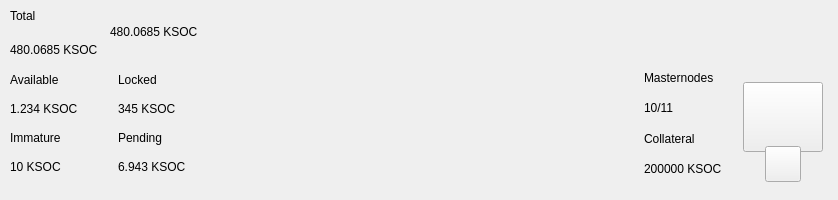
<?xml version="1.0" encoding="UTF-8"?>
<ui version="4.0">
 <class>TopBar</class>
 <widget class="QWidget" name="TopBar">
  <property name="geometry">
   <rect>
    <x>0</x>
    <y>0</y>
    <width>838</width>
    <height>200</height>
   </rect>
  </property>
  <property name="minimumSize">
   <size>
    <width>0</width>
    <height>200</height>
   </size>
  </property>
  <property name="maximumSize">
   <size>
    <width>16777215</width>
    <height>200</height>
   </size>
  </property>
  <property name="windowTitle">
   <string>Form</string>
  </property>
  <layout class="QVBoxLayout" name="verticalLayout_10" stretch="0">
   <property name="spacing">
    <number>0</number>
   </property>
   <property name="leftMargin">
    <number>0</number>
   </property>
   <property name="topMargin">
    <number>0</number>
   </property>
   <property name="rightMargin">
    <number>0</number>
   </property>
   <property name="bottomMargin">
    <number>0</number>
   </property>
   <item>
    <widget class="PFBorderImage" name="containerTop">
     <layout class="QVBoxLayout" name="verticalLayout_11">
      <property name="spacing">
       <number>0</number>
      </property>
      <property name="leftMargin">
       <number>0</number>
      </property>
      <property name="topMargin">
       <number>0</number>
      </property>
      <property name="rightMargin">
       <number>0</number>
      </property>
      <property name="bottomMargin">
       <number>0</number>
      </property>
      <item>
       <widget class="QWidget" name="top_container_2" native="true">
        <property name="minimumSize">
         <size>
          <width>0</width>
          <height>65</height>
         </size>
        </property>
        <layout class="QHBoxLayout" name="top_container">
         <property name="spacing">
          <number>0</number>
         </property>
         <property name="leftMargin">
          <number>10</number>
         </property>
         <property name="topMargin">
          <number>0</number>
         </property>
         <property name="rightMargin">
          <number>10</number>
         </property>
         <property name="bottomMargin">
          <number>0</number>
         </property>
         <item>
          <layout class="QHBoxLayout" name="horizontalLayout_4">
           <property name="spacing">
            <number>12</number>
           </property>
           <property name="rightMargin">
            <number>0</number>
           </property>
           <item>
            <widget class="QWidget" name="widgetAmount" native="true">
             <layout class="QVBoxLayout" name="verticalLayout_2">
              <property name="spacing">
               <number>2</number>
              </property>
              <property name="leftMargin">
               <number>0</number>
              </property>
              <property name="topMargin">
               <number>0</number>
              </property>
              <property name="rightMargin">
               <number>0</number>
              </property>
              <property name="bottomMargin">
               <number>0</number>
              </property>
              <item>
               <widget class="QLabel" name="labelTitle1">
                <property name="text">
                 <string>Total</string>
                </property>
               </widget>
              </item>
              <item>
               <widget class="QLabel" name="labelAmountPiv">
                <property name="text">
                 <string notr="true">480.0685 KSOC</string>
                </property>
               </widget>
              </item>
             </layout>
            </widget>
           </item>
           <item alignment="Qt::AlignVCenter">
            <widget class="QWidget" name="widgetTopAmount" native="true">
             <property name="sizePolicy">
              <sizepolicy hsizetype="Preferred" vsizetype="Maximum">
               <horstretch>0</horstretch>
               <verstretch>0</verstretch>
              </sizepolicy>
             </property>
             <layout class="QHBoxLayout" name="horizontalLayout_5">
              <property name="spacing">
               <number>0</number>
              </property>
              <property name="leftMargin">
               <number>0</number>
              </property>
              <property name="topMargin">
               <number>0</number>
              </property>
              <property name="rightMargin">
               <number>0</number>
              </property>
              <property name="bottomMargin">
               <number>0</number>
              </property>
              <item alignment="Qt::AlignTop">
               <widget class="QLabel" name="labelAmountTopPiv">
                <property name="minimumSize">
                 <size>
                  <width>0</width>
                  <height>36</height>
                 </size>
                </property>
                <property name="styleSheet">
                 <string notr="true">padding:0px;margin:0px;</string>
                </property>
                <property name="text">
                 <string notr="true">480.0685 KSOC</string>
                </property>
               </widget>
              </item>
             </layout>
            </widget>
           </item>
           <item>
            <spacer name="horizontalSpacer">
             <property name="orientation">
              <enum>Qt::Horizontal</enum>
             </property>
             <property name="sizeHint" stdset="0">
              <size>
               <width>40</width>
               <height>20</height>
              </size>
             </property>
            </spacer>
           </item>
           <item alignment="Qt::AlignRight">
            <widget class="QWidget" name="layoutSync" native="true">
             <property name="minimumSize">
              <size>
               <width>0</width>
               <height>36</height>
              </size>
             </property>
             <property name="maximumSize">
              <size>
               <width>16777215</width>
               <height>36</height>
              </size>
             </property>
             <layout class="QVBoxLayout" name="verticalLayout_9">
              <property name="leftMargin">
               <number>0</number>
              </property>
              <property name="topMargin">
               <number>0</number>
              </property>
              <property name="rightMargin">
               <number>0</number>
              </property>
              <property name="bottomMargin">
               <number>0</number>
              </property>
              <item>
               <widget class="ExpandableButton" name="pushButtonSync" native="true">
                <property name="minimumSize">
                 <size>
                  <width>36</width>
                  <height>36</height>
                 </size>
                </property>
                <property name="maximumSize">
                 <size>
                  <width>16777215</width>
                  <height>36</height>
                 </size>
                </property>
               </widget>
              </item>
             </layout>
            </widget>
           </item>
           <item>
            <widget class="ExpandableButton" name="pushButtonHDUpgrade" native="true">
             <property name="minimumSize">
              <size>
               <width>36</width>
               <height>36</height>
              </size>
             </property>
             <property name="maximumSize">
              <size>
               <width>16777215</width>
               <height>36</height>
              </size>
             </property>
            </widget>
           </item>
           <item>
            <widget class="ExpandableButton" name="pushButtonStack" native="true">
             <property name="minimumSize">
              <size>
               <width>36</width>
               <height>36</height>
              </size>
             </property>
             <property name="maximumSize">
              <size>
               <width>16777215</width>
               <height>36</height>
              </size>
             </property>
            </widget>
           </item>
           <item>
            <widget class="ExpandableButton" name="pushButtonConf" native="true">
             <property name="minimumSize">
              <size>
               <width>36</width>
               <height>36</height>
              </size>
             </property>
             <property name="maximumSize">
              <size>
               <width>16777215</width>
               <height>36</height>
              </size>
             </property>
            </widget>
           </item>
           <item>
            <widget class="ExpandableButton" name="pushButtonMasternodes" native="true">
             <property name="minimumSize">
              <size>
               <width>36</width>
               <height>36</height>
              </size>
             </property>
             <property name="maximumSize">
              <size>
               <width>16777215</width>
               <height>36</height>
              </size>
             </property>
            </widget>
           </item>
           <item>
            <widget class="ExpandableButton" name="pushButtonConsole" native="true">
             <property name="minimumSize">
              <size>
               <width>36</width>
               <height>36</height>
              </size>
             </property>
             <property name="maximumSize">
              <size>
               <width>16777215</width>
               <height>36</height>
              </size>
             </property>
            </widget>
           </item>
           <item>
            <widget class="ExpandableButton" name="pushButtonColdStaking" native="true">
             <property name="minimumSize">
              <size>
               <width>36</width>
               <height>36</height>
              </size>
             </property>
             <property name="maximumSize">
              <size>
               <width>16777215</width>
               <height>36</height>
              </size>
             </property>
            </widget>
           </item>
           <item>
            <widget class="ExpandableButton" name="pushButtonConnection" native="true">
             <property name="minimumSize">
              <size>
               <width>36</width>
               <height>36</height>
              </size>
             </property>
             <property name="maximumSize">
              <size>
               <width>16777215</width>
               <height>36</height>
              </size>
             </property>
            </widget>
           </item>
           <item>
            <widget class="ExpandableButton" name="pushButtonTor" native="true">
             <property name="minimumSize">
              <size>
               <width>36</width>
               <height>36</height>
              </size>
             </property>
             <property name="maximumSize">
              <size>
               <width>16777215</width>
               <height>36</height>
              </size>
             </property>
            </widget>
           </item>
           <item>
            <widget class="ExpandableButton" name="pushButtonLock" native="true">
             <property name="sizePolicy">
              <sizepolicy hsizetype="Expanding" vsizetype="Expanding">
               <horstretch>0</horstretch>
               <verstretch>0</verstretch>
              </sizepolicy>
             </property>
             <property name="minimumSize">
              <size>
               <width>36</width>
               <height>0</height>
              </size>
             </property>
             <property name="maximumSize">
              <size>
               <width>16777215</width>
               <height>36</height>
              </size>
             </property>
            </widget>
           </item>
           <item>
            <widget class="ExpandableButton" name="pushButtonTheme" native="true">
             <property name="minimumSize">
              <size>
               <width>36</width>
               <height>36</height>
              </size>
             </property>
             <property name="maximumSize">
              <size>
               <width>16777215</width>
               <height>36</height>
              </size>
             </property>
            </widget>
           </item>
           <item>
            <widget class="ExpandableButton" name="pushButtonFAQ" native="true">
             <property name="minimumSize">
              <size>
               <width>36</width>
               <height>36</height>
              </size>
             </property>
             <property name="maximumSize">
              <size>
               <width>16777215</width>
               <height>36</height>
              </size>
             </property>
            </widget>
           </item>
          </layout>
         </item>
        </layout>
       </widget>
      </item>
      <item>
       <widget class="QWidget" name="bottom_container" native="true">
        <property name="minimumSize">
         <size>
          <width>0</width>
          <height>135</height>
         </size>
        </property>
        <layout class="QHBoxLayout" name="botton_container">
         <property name="leftMargin">
          <number>10</number>
         </property>
         <property name="topMargin">
          <number>0</number>
         </property>
         <property name="rightMargin">
          <number>10</number>
         </property>
         <property name="bottomMargin">
          <number>10</number>
         </property>
         <item>
          <layout class="QHBoxLayout" name="horizontalLayout_3">
           <property name="bottomMargin">
            <number>9</number>
           </property>
           <item>
            <layout class="QVBoxLayout" name="verticalLayout_7">
             <property name="spacing">
              <number>0</number>
             </property>
             <property name="leftMargin">
              <number>0</number>
             </property>
             <property name="rightMargin">
              <number>30</number>
             </property>
             <item>
              <layout class="QHBoxLayout" name="horizontalLayout_2">
               <property name="spacing">
                <number>0</number>
               </property>
               <item>
                <layout class="QVBoxLayout" name="verticalLayout_5">
                 <item>
                  <widget class="QLabel" name="labelTitle5">
                   <property name="text">
                    <string>Available</string>
                   </property>
                  </widget>
                 </item>
                 <item>
                  <widget class="QLabel" name="labelAvailablePiv">
                   <property name="text">
                    <string>1.234 KSOC</string>
                   </property>
                  </widget>
                 </item>
                 <item>
                  <widget class="QLabel" name="labelTitle4">
                   <property name="text">
                    <string>Immature</string>
                   </property>
                  </widget>
                 </item>
                 <item>
                  <widget class="QLabel" name="labelImmaturePiv">
                   <property name="text">
                    <string notr="true">10 KSOC</string>
                   </property>
                  </widget>
                 </item>
                </layout>
               </item>
               <item>
                <spacer name="horizontalSpacer_3">
                 <property name="orientation">
                  <enum>Qt::Horizontal</enum>
                 </property>
                 <property name="sizeType">
                  <enum>QSizePolicy::Fixed</enum>
                 </property>
                 <property name="sizeHint" stdset="0">
                  <size>
                   <width>40</width>
                   <height>20</height>
                  </size>
                 </property>
                </spacer>
               </item>
               <item>
                <layout class="QVBoxLayout" name="verticalLayout_6">
                 <item>
                  <widget class="QLabel" name="labelTitle6">
                   <property name="text">
                    <string>Locked</string>
                   </property>
                  </widget>
                 </item>
                 <item>
                  <widget class="QLabel" name="labelLockedPiv">
                   <property name="text">
                    <string>345 KSOC</string>
                   </property>
                  </widget>
                 </item>
                 <item>
                  <widget class="QLabel" name="labelTitle3">
                   <property name="text">
                    <string>Pending</string>
                   </property>
                  </widget>
                 </item>
                 <item>
                  <widget class="QLabel" name="labelPendingPiv">
                   <property name="text">
                    <string notr="true">6.943 KSOC</string>
                   </property>
                  </widget>
                 </item>
                </layout>
               </item>
              </layout>
             </item>
            </layout>
           </item>
          </layout>
         </item>
         <item>
          <spacer name="horizontalSpacer_2">
           <property name="orientation">
            <enum>Qt::Horizontal</enum>
           </property>
           <property name="sizeHint" stdset="0">
            <size>
             <width>40</width>
             <height>20</height>
            </size>
           </property>
          </spacer>
         </item>
         <item>
          <layout class="QHBoxLayout" name="horizontalLayout_6">
           <property name="rightMargin">
            <number>10</number>
           </property>
           <property name="bottomMargin">
            <number>9</number>
           </property>
           <item>
            <layout class="QVBoxLayout" name="verticalLayout_5">
             <item>
              <widget class="QLabel" name="labelMasternodesTitle">
               <property name="text">
                <string>Masternodes</string>
               </property>
              </widget>
             </item>
             <item>
              <widget class="QLabel" name="labelMasternodeCount">
               <property name="text">
                <string>10/11</string>
               </property>
              </widget>
             </item>
             <item>
              <widget class="QLabel" name="labelTitle8">
               <property name="text">
                <string>Collateral</string>
               </property>
              </widget>
             </item>
             <item>
              <widget class="QLabel" name="labelCollateralPiv">
               <property name="text">
                <string notr="true">200000 KSOC</string>
               </property>
              </widget>
             </item>
            </layout>
           </item>
          </layout>
         </item>
         <item>
          <widget class="QWidget" name="qrContainer" native="true">
           <property name="sizePolicy">
            <sizepolicy hsizetype="Preferred" vsizetype="Minimum">
             <horstretch>0</horstretch>
             <verstretch>0</verstretch>
            </sizepolicy>
           </property>
           <property name="minimumSize">
            <size>
             <width>90</width>
             <height>110</height>
            </size>
           </property>
           <property name="maximumSize">
            <size>
             <width>90</width>
             <height>110</height>
            </size>
           </property>
           <layout class="QVBoxLayout" name="containerQR">
            <property name="spacing">
             <number>0</number>
            </property>
            <property name="leftMargin">
             <number>5</number>
            </property>
            <property name="topMargin">
             <number>10</number>
            </property>
            <property name="rightMargin">
             <number>5</number>
            </property>
            <property name="bottomMargin">
             <number>0</number>
            </property>
            <item>
             <widget class="QPushButton" name="btnQr">
              <property name="minimumSize">
               <size>
                <width>70</width>
                <height>70</height>
               </size>
              </property>
              <property name="maximumSize">
               <size>
                <width>16777215</width>
                <height>70</height>
               </size>
              </property>
              <property name="focusPolicy">
               <enum>Qt::NoFocus</enum>
              </property>
              <property name="text">
               <string/>
              </property>
              <property name="iconSize">
               <size>
                <width>70</width>
                <height>70</height>
               </size>
              </property>
             </widget>
            </item>
            <item>
             <spacer name="verticalSpacer">
              <property name="orientation">
               <enum>Qt::Vertical</enum>
              </property>
              <property name="sizeType">
               <enum>QSizePolicy::Fixed</enum>
              </property>
              <property name="sizeHint" stdset="0">
               <size>
                <width>20</width>
                <height>20</height>
               </size>
              </property>
             </spacer>
            </item>
            <item alignment="Qt::AlignHCenter|Qt::AlignBottom">
             <widget class="QPushButton" name="pushButtonQR">
              <property name="minimumSize">
               <size>
                <width>36</width>
                <height>36</height>
               </size>
              </property>
              <property name="maximumSize">
               <size>
                <width>36</width>
                <height>36</height>
               </size>
              </property>
              <property name="focusPolicy">
               <enum>Qt::NoFocus</enum>
              </property>
              <property name="text">
               <string/>
              </property>
             </widget>
            </item>
           </layout>
          </widget>
         </item>
        </layout>
       </widget>
      </item>
     </layout>
    </widget>
   </item>
  </layout>
 </widget>
 <customwidgets>
  <customwidget>
   <class>ExpandableButton</class>
   <extends>QWidget</extends>
   <header>qt/ksoc/expandablebutton.h</header>
   <container>1</container>
  </customwidget>
  <customwidget>
   <class>PFBorderImage</class>
   <extends>QFrame</extends>
   <header>qt/ksoc/pfborderimage.h</header>
   <container>1</container>
  </customwidget>
 </customwidgets>
 <resources/>
 <connections/>
</ui>
